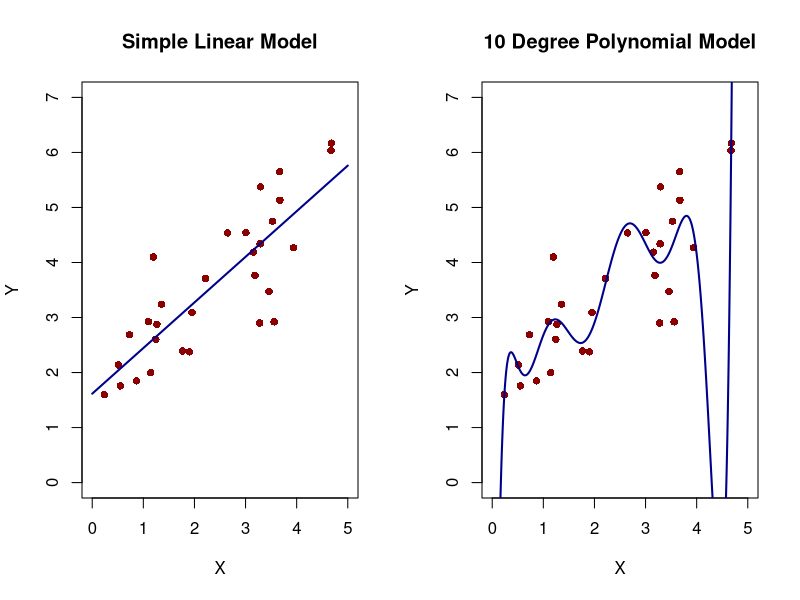
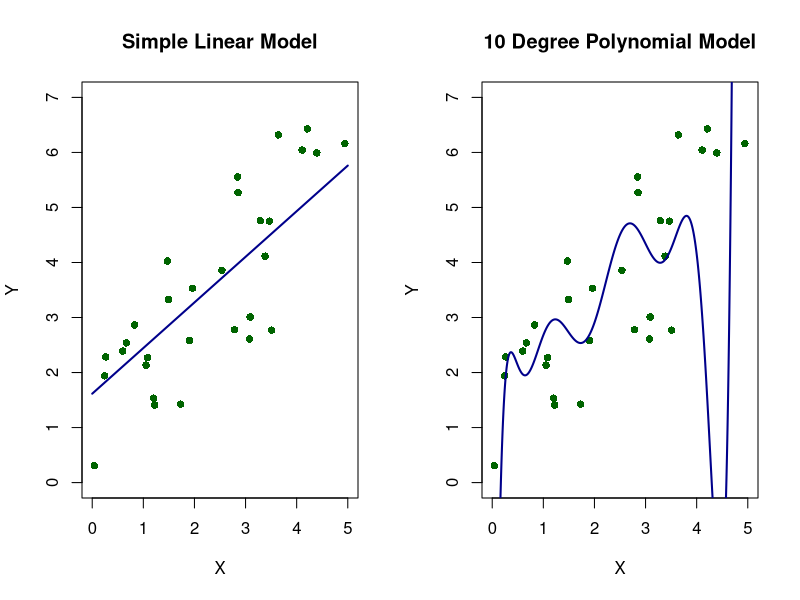

These figures' R source, in order:
#Generating some data to show overfitting.

eps = rnorm(30, 0, 0.9)
x = runif(30, 0, 5)
x.2 = x^2
x.3 = x^3
x.4 = x^4
x.5 = x^5
x.6 = x^6
x.7 = x^7
x.8 = x^8
x.9 = x^9
x.10 = x^10
y = 1 + x + eps

eps2 = rnorm(30, 0, 0.9)
x2 = runif(30, 0, 5)
y2 = 1 + x2 + eps2

summary(reg1<-lm(y ~ x))
summary(reg2 <- lm(y ~ x + x.2 + x.3 + x.4 + x.5 + x.6 + x.7 + x.8+x.9 + x.10))

library(pracma)
xpred = linspace(0,5,n=1000)
ypred1 = reg1$coefficients[1] + reg1$coefficients[2]*xpred
ypred2 = reg2$coefficients[1] + reg2$coefficients[2]*xpred + reg2$coefficients[3]*xpred^2 + reg2$coefficients[4]*xpred^3 + reg2$coefficients[5]*xpred^4 + reg2$coefficients[6]*xpred^5 + reg2$coefficients[7]*xpred^6 + reg2$coefficients[8]*xpred^7 + reg2$coefficients[9]*xpred^8 + reg2$coefficients[10]*xpred^9 + reg2$coefficients[11]*xpred^10

png(file = "overfit1_2.png", width = 1200, height = 700, res = 150)
par(mfrow = c(1,2))
plot(x, y, col = "darkred", xlab = "X", ylab = "Y", main = "Simple Linear Model", xlim = c(0,5),ylim = c(0,7),pch = 16)
lines(xpred,ypred1, col = "darkblue", lwd = 2)
plot(x,y, col = "darkred", xlab = "X", ylab = "Y", main = "10 Degree Polynomial Model", xlim = c(0,5), ylim = c(0,7), pch = 16) 
lines(xpred, ypred2, col = "darkblue", lwd = 2)
dev.off()

png(file = "overfit2_2.png", width = 1200, height = 700, res = 150)
par(mfrow = c(1,2))
plot(x2, y2, col = "darkgreen", xlab = "X", ylab = "Y", main = "Simple Linear Model",pch = 16, xlim = c(0,5), ylim = c(0,7))
lines(xpred,ypred1, col = "darkblue", lwd = 2)
plot(x2,y2, col = "darkgreen", xlab = "X", ylab = "Y", main = "10 Degree Polynomial Model", xlim = c(0,5), ylim = c(0,7), pch = 16) 
lines(xpred, ypred2, col = "darkblue", lwd = 2)
dev.off()
